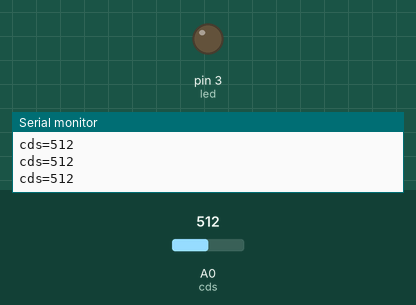
This sketch was run on a simulated Arduino Uno, built with avr-gcc and run on an emulated ATmega328P. Parts: output pins drawn as LEDs (lit = HIGH), the last lines printed to the serial monitor. The inputs (shaded band) are chosen by the test bench; at power-on: A0 (cds) = 512.

Above: at 1.2 s.
1.3 s: A0 (cds) set to 1023
At 2.5 s:
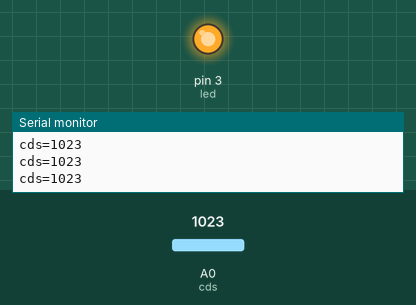
2.8 s: A0 (cds) set to 900
At 3.5 s:
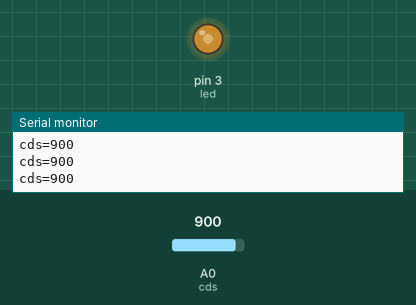
4.3 s: A0 (cds) set to 716
At 5.5 s:
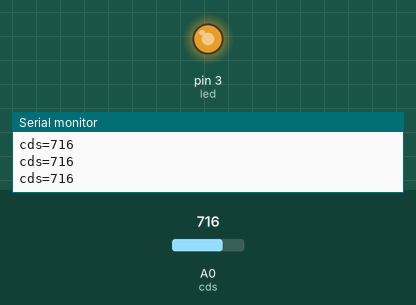
5.8 s: A0 (cds) set to 122
At 6.8 s:
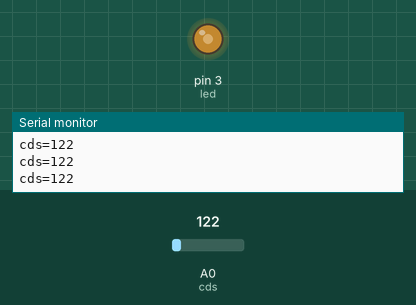
Timing chart, 0 to 8.3 s (numbered marks = the images above; inputs shaded):
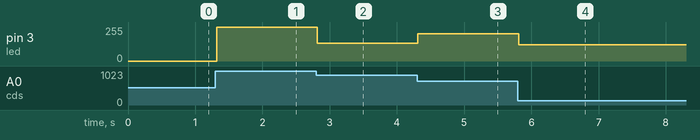

The sketch:

04.ServoMotor.ino
```cpp
int cds = A0;
int led = 3;

void setup() {
  // put your setup code here, to run once:
  Serial.begin(9600);
  pinMode(3, OUTPUT);

}

void loop() {
  // put your main code here, to run repeatedly:
  int cdsValue = analogRead(cds);
  Serial.print("cds=");
  Serial.println(cdsValue);
  analogWrite(led, cdsValue);

}
```

Measured:
- after the input at 1.3 s, pin 3 (led): 0/255 → 255/255 at once
- after the input at 2.8 s, pin 3 (led): 255/255 → 132/255 at once
- after the input at 4.3 s, pin 3 (led): 132/255 → 204/255 at once
- after the input at 5.8 s, pin 3 (led): 204/255 → 122/255 at once
